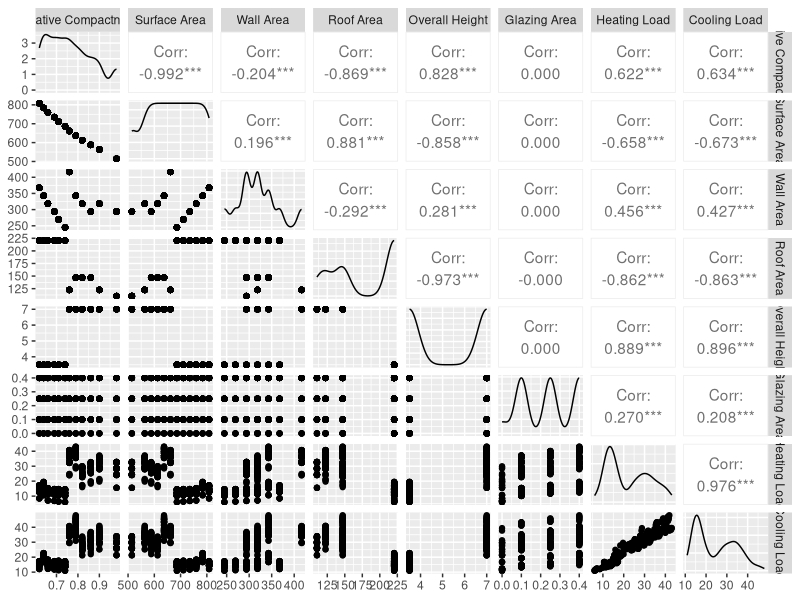

This figure's R source:
## ---- chunk 1
library(readxl)
library(ggplot2)
library(dplyr)
library(GGally)
## ---- chunk 2
raw_data <- read_excel("./Data/ENB2012_data.xlsx", sheet = 1)
## ---- chunk 3
str(raw_data)
## ---- chunk 4
sum(sapply(raw_data, is.na))
## ---- chunk 5
sapply(raw_data, function(x) { sum(is.na(x)) })
## ---- chunk 6
data <- raw_data
names(data) <- c("Relative Compactness", "Surface Area", "Wall Area", "Roof Area", "Overall Height",
                 "Orientation", "Glazing Area", "Glazing Area Distribution", "Heating Load", "Cooling Load")
## ---- chunk 7
toCategorical <- Vectorize(function(column) {
  switch(as.character(column),
                      "0" = "No Glazing Area",
                      "1" = "Uniform",
                      "2" = "North",
                      "3" = "East",
                      "4" = "South",
                      "5" = "West",
                      NA)
})

data$`Glazing Area Distribution` <- as.factor(toCategorical(data$`Glazing Area Distribution`))
data$Orientation <- as.factor(toCategorical(data$Orientation))

## ---- chunk 8
summary(data)
## ---- chunk 9
data_numeric <- select(data, -Orientation, -`Glazing Area Distribution`)
## ---- chunk 10
ggpairs(data_numeric)
